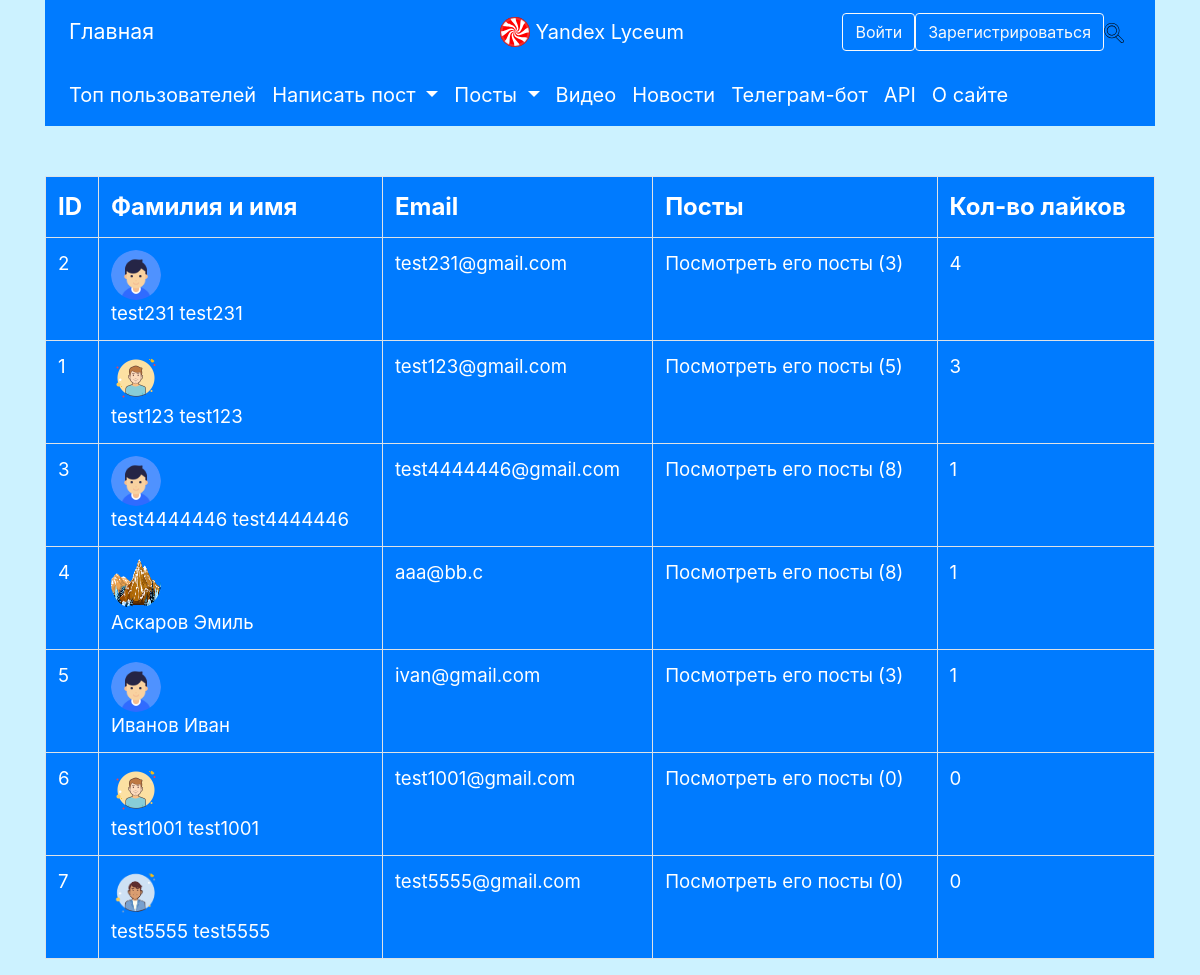
Screenshot of /users with the database file from the repository.
### data/users.py (models this page shows, shortened)
class User(SqlAlchemyBase, UserMixin, SerializerMixin):
    __tablename__ = 'users'
    id = sqlalchemy.Column(sqlalchemy.Integer,
                           primary_key=True, autoincrement=True)
    surname = sqlalchemy.Column(sqlalchemy.String, nullable=True)
    name = sqlalchemy.Column(sqlalchemy.String, nullable=True)
    about = sqlalchemy.Column(sqlalchemy.String, nullable=True)
    email = sqlalchemy.Column(sqlalchemy.String,
                              index=True, unique=True, nullable=True)
    hashed_password = sqlalchemy.Column(sqlalchemy.String, nullable=True)
    icon = sqlalchemy.Column(sqlalchemy.String, default='default_user.png')
    posts = orm.relation("Post", back_populates='author')
    followed = orm.relationship('User',
                                secondary=followers,
                                primaryjoin=(followers.c.follower_id == id),
                                secondaryjoin=(followers.c.followed_id == id),
                                backref=orm.backref('followers',
                                                    lazy='dynamic'),
                                lazy='dynamic')
    subscribed = orm.relationship('User',
                                  secondary=subscribers,
                                  primaryjoin=(
                                          subscribers.c.subscriber_id == id),
                                  secondaryjoin=(
                                          subscribers.c.subscribed_id == id),
                                  backref=orm.backref('subscribers',
                                                      lazy='dynamic'),
                                  lazy='dynamic')
    liked_posts = orm.relation('Post', secondary='liked')
    kol_likes = None  # суммарное кол-во лайков за все его посты

### main.py (the view)
@app.route("/users")
def all_users():
    db_sess = db_session.create_session()
    users = db_sess.query(User).all()
    for user in users:
        kol_likes = 0
        for post in user.posts:
            kol_likes += len(post.likes_)
        user.kol_likes = kol_likes
    return render_template("users.html",
                           title='Пользователи',
                           users=sorted(users,
                                        key=lambda user: -user.kol_likes))

### data/db_session.py (called while the page is built)
def create_session() -> Session:
    global __factory
    return __factory()

### templates/users.html
{% extends "base.html" %}
{% block content %}
<table width="100%" class="table table-bordered" style="color: white; font-size: 14pt;">
    <tr class="bg-primary" style="font-size: 18pt; font-weight:bold;">
        <td>ID</td>
        <td>Фамилия и имя</td>
        <td>Email</td>
        <td>Посты</td>
        <td>Кол-во лайков</td>
    </tr>
    {% for user in users %}
    <tr class="bg-primary">
        <td>{{ user.id }}</td>
        <td><img alt="Профиль пользователя" width="50px" height="50px"
                                 src="{{url_for('static', filename='img/users/') + user.icon}}"
                                 style="border-radius: 50%;
                            margin-right: 20px;">
<a href="/users/{{ user.id }}"
   style="color: white;">{{ user.surname }} {{ user.name }}</a></td>
        <td>{{ user.email }}</td>
        <td><a href="/posts/users/{{ user.id }}" style="color: white;">Посмотреть его посты ({{
           user.posts | length }})</a></td>
        <td>{{ user.kol_likes }}</td>
    </tr>
    {% endfor %}
</table>
{% endblock %}

### static/css/style.css (style rules this page uses)
body { background-color: #ccf2ff; }
td { white-space: pre-wrap; }

### rows the page displays
User: id "2", icon (placeholder picture), surname "test231", name "test231", email "test231@gmail.com", posts|length "3", kol_likes "4"
User: id "1", icon (picture), surname "test123", name "test123", email "test123@gmail.com", posts|length "5", kol_likes "3"
User: id "3", icon (placeholder picture), surname "test4444446", name "test4444446", email "test4444446@gmail.com", posts|length "8", kol_likes "1"
User: id "4", icon (picture), surname "Аскаров", name "Эмиль", email "aaa@bb.c", posts|length "8", kol_likes "1"
User: id "5", icon (placeholder picture), surname "Иванов", name "Иван", email "ivan@gmail.com", posts|length "3", kol_likes "1"
User: id "6", icon (picture), surname "test1001", name "test1001", email "test1001@gmail.com", posts|length "0", kol_likes "0"
User: id "7", icon (picture), surname "test5555", name "test5555", email "test5555@gmail.com", posts|length "0", kol_likes "0"
